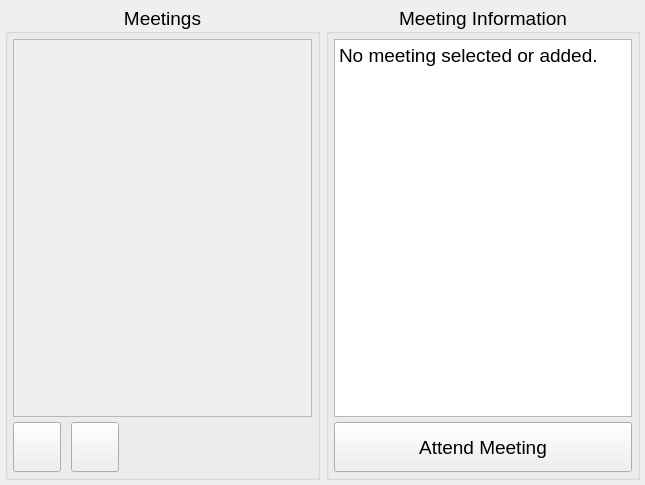
<?xml version="1.0" encoding="UTF-8"?>
<ui version="4.0">
 <class>MainWindow</class>
 <widget class="QMainWindow" name="MainWindow">
  <property name="geometry">
   <rect>
    <x>0</x>
    <y>0</y>
    <width>645</width>
    <height>485</height>
   </rect>
  </property>
  <property name="minimumSize">
   <size>
    <width>645</width>
    <height>485</height>
   </size>
  </property>
  <property name="font">
   <font>
    <pointsize>9</pointsize>
   </font>
  </property>
  <property name="windowTitle">
   <string notr="true">ZoomBookmarks</string>
  </property>
  <property name="windowIcon">
   <iconset resource="Icons.qrc">
    <normaloff>:/App_icon.ico</normaloff>:/App_icon.ico</iconset>
  </property>
  <property name="locale">
   <locale language="English" country="Germany"/>
  </property>
  <widget class="QWidget" name="centralwidget">
   <layout class="QHBoxLayout" name="horizontalLayout" stretch="1,1">
    <property name="leftMargin">
     <number>5</number>
    </property>
    <property name="topMargin">
     <number>5</number>
    </property>
    <property name="rightMargin">
     <number>5</number>
    </property>
    <property name="bottomMargin">
     <number>5</number>
    </property>
    <item>
     <widget class="QGroupBox" name="MeetingBox">
      <property name="font">
       <font>
        <pointsize>14</pointsize>
        <kerning>true</kerning>
       </font>
      </property>
      <property name="title">
       <string notr="true">Meetings</string>
      </property>
      <property name="alignment">
       <set>Qt::AlignCenter</set>
      </property>
      <property name="flat">
       <bool>false</bool>
      </property>
      <layout class="QVBoxLayout" name="verticalLayout_meetings">
       <property name="spacing">
        <number>4</number>
       </property>
       <property name="leftMargin">
        <number>4</number>
       </property>
       <property name="topMargin">
        <number>4</number>
       </property>
       <property name="rightMargin">
        <number>4</number>
       </property>
       <property name="bottomMargin">
        <number>4</number>
       </property>
       <item>
        <layout class="QVBoxLayout" name="MeetingsLayoutLeft" stretch="15,2">
         <property name="spacing">
          <number>5</number>
         </property>
         <property name="leftMargin">
          <number>1</number>
         </property>
         <property name="topMargin">
          <number>1</number>
         </property>
         <property name="rightMargin">
          <number>1</number>
         </property>
         <property name="bottomMargin">
          <number>1</number>
         </property>
         <item>
          <widget class="QScrollArea" name="scrollArea">
           <property name="widgetResizable">
            <bool>true</bool>
           </property>
           <widget class="QWidget" name="scrollAreaWidgetContents">
            <property name="geometry">
             <rect>
              <x>0</x>
              <y>0</y>
              <width>297</width>
              <height>360</height>
             </rect>
            </property>
           </widget>
          </widget>
         </item>
         <item>
          <layout class="QHBoxLayout" name="ButtonLayout" stretch="1,1,4">
           <property name="spacing">
            <number>10</number>
           </property>
           <item>
            <widget class="QPushButton" name="AddButton">
             <property name="sizePolicy">
              <sizepolicy hsizetype="Expanding" vsizetype="Expanding">
               <horstretch>0</horstretch>
               <verstretch>0</verstretch>
              </sizepolicy>
             </property>
             <property name="minimumSize">
              <size>
               <width>46</width>
               <height>46</height>
              </size>
             </property>
             <property name="toolTip">
              <string notr="true">&lt;html&gt;&lt;head/&gt;&lt;body&gt;&lt;p&gt;Add new meeting&lt;/p&gt;&lt;/body&gt;&lt;/html&gt;</string>
             </property>
             <property name="text">
              <string/>
             </property>
             <property name="icon">
              <iconset resource="Icons.qrc">
               <normaloff>:/Add_Icon_zoom_bookmarks.png</normaloff>:/Add_Icon_zoom_bookmarks.png</iconset>
             </property>
             <property name="iconSize">
              <size>
               <width>40</width>
               <height>40</height>
              </size>
             </property>
             <property name="checkable">
              <bool>false</bool>
             </property>
            </widget>
           </item>
           <item>
            <widget class="QPushButton" name="TrashButton">
             <property name="sizePolicy">
              <sizepolicy hsizetype="Expanding" vsizetype="Expanding">
               <horstretch>0</horstretch>
               <verstretch>0</verstretch>
              </sizepolicy>
             </property>
             <property name="minimumSize">
              <size>
               <width>46</width>
               <height>46</height>
              </size>
             </property>
             <property name="toolTip">
              <string notr="true">&lt;html&gt;&lt;head/&gt;&lt;body&gt;&lt;p&gt;Delete selected meeting&lt;/p&gt;&lt;/body&gt;&lt;/html&gt;</string>
             </property>
             <property name="text">
              <string/>
             </property>
             <property name="icon">
              <iconset resource="Icons.qrc">
               <normaloff>:/Trash_Icon_zoom_bookmarks.png</normaloff>:/Trash_Icon_zoom_bookmarks.png</iconset>
             </property>
             <property name="iconSize">
              <size>
               <width>40</width>
               <height>40</height>
              </size>
             </property>
            </widget>
           </item>
           <item>
            <spacer name="horizontalSpacer">
             <property name="orientation">
              <enum>Qt::Horizontal</enum>
             </property>
             <property name="sizeType">
              <enum>QSizePolicy::Expanding</enum>
             </property>
             <property name="sizeHint" stdset="0">
              <size>
               <width>40</width>
               <height>20</height>
              </size>
             </property>
            </spacer>
           </item>
          </layout>
         </item>
        </layout>
       </item>
      </layout>
     </widget>
    </item>
    <item>
     <widget class="QGroupBox" name="InformationBox">
      <property name="font">
       <font>
        <pointsize>14</pointsize>
       </font>
      </property>
      <property name="title">
       <string notr="true">Meeting Information</string>
      </property>
      <property name="alignment">
       <set>Qt::AlignCenter</set>
      </property>
      <layout class="QVBoxLayout" name="verticalLayout_information">
       <property name="leftMargin">
        <number>4</number>
       </property>
       <property name="topMargin">
        <number>4</number>
       </property>
       <property name="rightMargin">
        <number>4</number>
       </property>
       <property name="bottomMargin">
        <number>4</number>
       </property>
       <item>
        <layout class="QVBoxLayout" name="InformationLayoutLeft" stretch="15,2">
         <property name="spacing">
          <number>5</number>
         </property>
         <property name="leftMargin">
          <number>1</number>
         </property>
         <property name="topMargin">
          <number>1</number>
         </property>
         <property name="rightMargin">
          <number>1</number>
         </property>
         <property name="bottomMargin">
          <number>1</number>
         </property>
         <item>
          <widget class="QTextBrowser" name="InformationDisplay">
           <property name="markdown">
            <string>No meeting selected or added.

</string>
           </property>
           <property name="html">
            <string notr="true">&lt;!DOCTYPE HTML PUBLIC &quot;-//W3C//DTD HTML 4.0//EN&quot; &quot;http://www.w3.org/TR/REC-html40/strict.dtd&quot;&gt;
&lt;html&gt;&lt;head&gt;&lt;meta name=&quot;qrichtext&quot; content=&quot;1&quot; /&gt;&lt;meta charset=&quot;utf-8&quot; /&gt;&lt;style type=&quot;text/css&quot;&gt;
p, li { white-space: pre-wrap; }
&lt;/style&gt;&lt;/head&gt;&lt;body style=&quot; font-family:'Segoe UI'; font-size:14pt; font-weight:400; font-style:normal;&quot;&gt;
&lt;p style=&quot; margin-top:9px; margin-bottom:9px; margin-left:0px; margin-right:0px; -qt-block-indent:0; text-indent:0px;&quot;&gt;No meeting selected or added.&lt;/p&gt;&lt;/body&gt;&lt;/html&gt;</string>
           </property>
           <property name="openExternalLinks">
            <bool>true</bool>
           </property>
          </widget>
         </item>
         <item>
          <widget class="QPushButton" name="AttendButton">
           <property name="sizePolicy">
            <sizepolicy hsizetype="Minimum" vsizetype="Expanding">
             <horstretch>0</horstretch>
             <verstretch>0</verstretch>
            </sizepolicy>
           </property>
           <property name="text">
            <string>Attend Meeting</string>
           </property>
          </widget>
         </item>
        </layout>
       </item>
      </layout>
     </widget>
    </item>
   </layout>
  </widget>
  <widget class="QMenuBar" name="menubar">
   <property name="geometry">
    <rect>
     <x>0</x>
     <y>0</y>
     <width>645</width>
     <height>20</height>
    </rect>
   </property>
  </widget>
 </widget>
 <resources>
  <include location="Icons.qrc"/>
 </resources>
 <connections/>
</ui>
